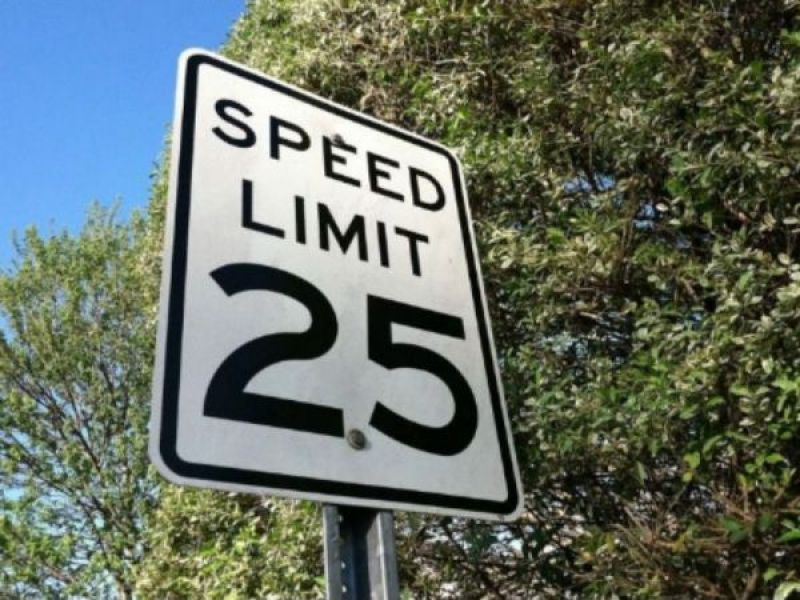
#> input picture Computer Vision/img/speed_sign.jpg, 800 x 600 px
$ jupyter execute perspective_transform.ipynb   (shell and % lines are left out)
#> lines starting #> are read from the running program, lines starting #| are printed output that depends on the picture
# Perspective Transform

## Import all the necessary libraries

[cell 1]
import cv2
import numpy as np
import matplotlib.image as mpimg
import matplotlib.pyplot as plt

#import sys
#np.set_printoptions(threshold=sys.maxsize)

## Read and display an image

[cell 2]
img = mpimg.imread("img/speed_sign.jpg")
#> img is the input picture: shape (600, 800, 3); mean R, G, B 100.7, 110.1, 99.4
fig = plt.figure(figsize=(10, 5))
plt.imshow(img)

## Cordinates of the 4 corners of the original and desired image

- First entry:  top-left
- Second entry: top-right
- Third entry:  bottom-right
- Fourth entry: bottom-left

[cell 3]
height, width = img.shape[:2]
#> height = 600; width = 800

# Cordinates of the 4 corners of the original image
source_points = np.float32([[200,60], [450,150], [520, 500], [170,470] ])

# Cordinates of the 4 corners of the desired output
destination_points = np.float32([[0,0], [width,0], [width,height], [0,height]])
#> destination_points = [[0, 0], [800, 0], [800, 600], [0, 600]]

## Perform Perspective Transform

[cell 4]
# Use the two sets of four points to compute
# the Perspective Transformation matrix, M
M = cv2.getPerspectiveTransform(source_points, destination_points)

warped = cv2.warpPerspective(img, M, (width, height))
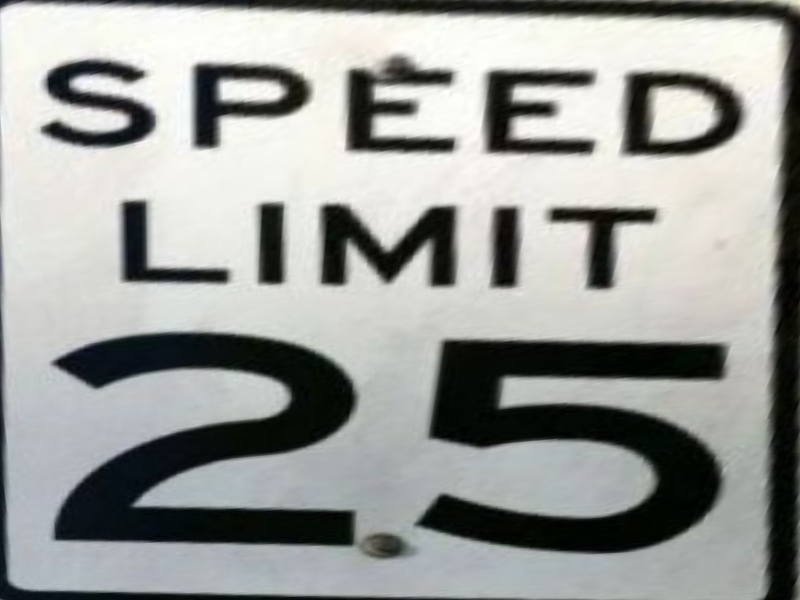
#> warped: shape (600, 800, 3); mean R, G, B 154.3, 156.7, 153.3

plt.imshow(warped)


$ run again, with Computer Vision/img/lane_1.jpg copied over Computer Vision/img/speed_sign.jpg
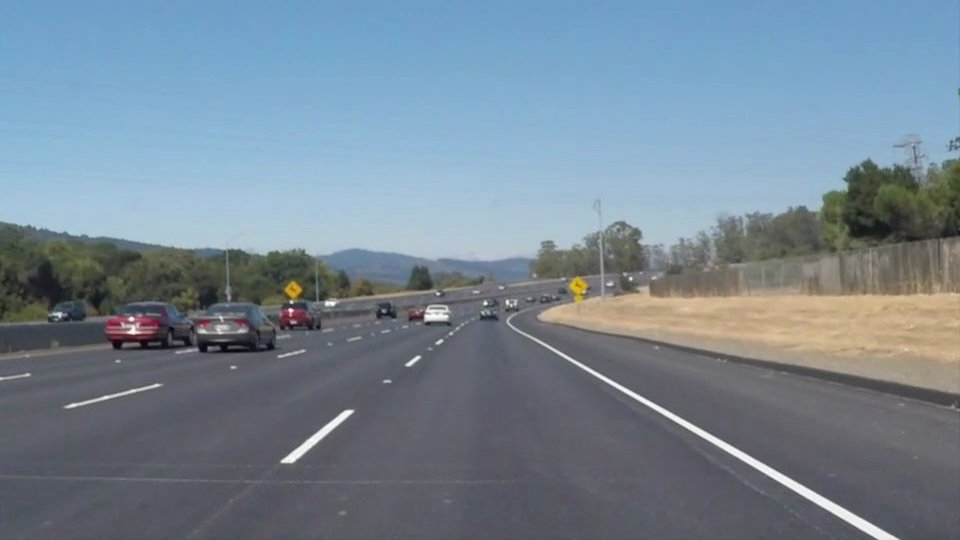
#> input picture Computer Vision/img/lane_1.jpg, 960 x 540 px
#> img is the input picture: shape (540, 960, 3); mean R, G, B 118.5, 134.5, 148.1
#> `warped = cv2.warpPerspective(img, M, (width, height))`:
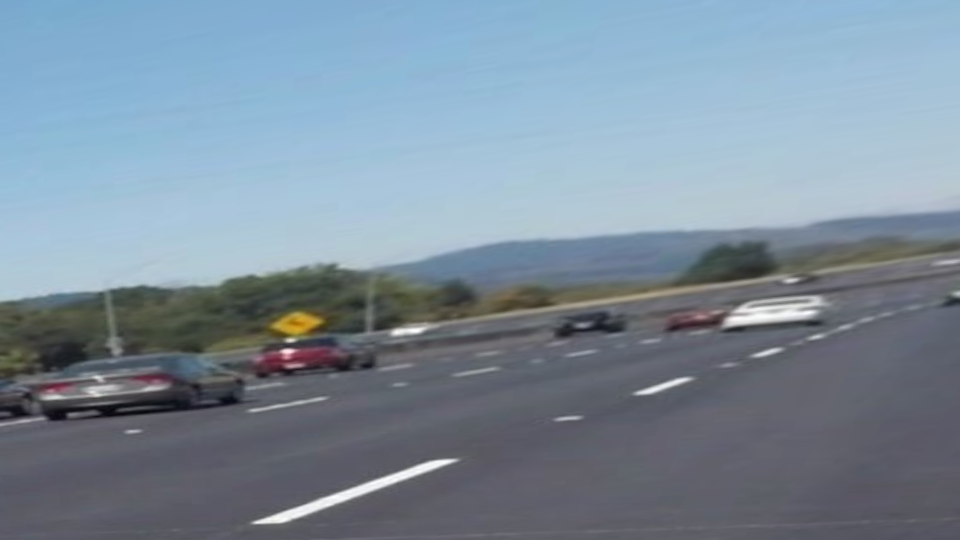
#> warped: shape (540, 960, 3); mean R, G, B 124.6, 141.1, 155.7
